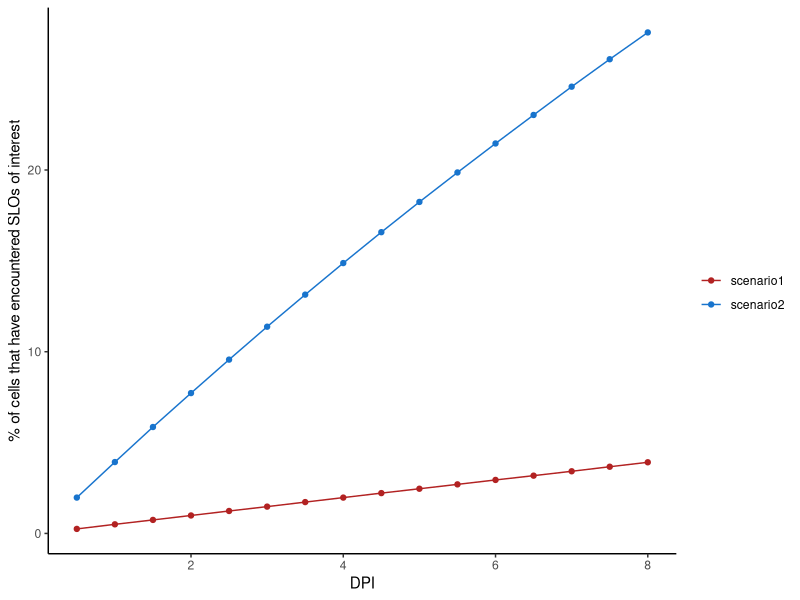

Here is the R script that generated this plot:
library(ggplot2)
library(dplyr)

# Setup key variables
n_cells <- 1000000 # In theory, we'd want the number of T cells in a mouse but any sufficiently large number is fine
n_SLO <- 400
n_chemotaxis <- 5 # number of SLOs affected by chemotaxis
n_count_SLOs_as_hits <- 1 # how many SLOs do we want to see as "seen" ? 5? 1?
weight_chemotaxis <- 0.1 # number between 0 and 1 that ascribes the amount of probability to be placed on the SLOs
non_chemotaxis_SLOs <- n_SLO-n_chemotaxis
n_rounds <- 16 # One round = 12 hours; so n_rounds/2 is number of days

scenario_1_mat <- matrix(rep(0, n_rounds*n_cells), nrow = n_cells)
scenario_2_mat <- scenario_1_mat

set.seed(14651)

# Loop is nasty in R but most readable
for(i in 1:n_rounds){
  
  # assign a SLO for each cell under a uniform probability model
  slo_assign_scenario1 <- sample(1:n_SLO, size = n_cells, replace = TRUE, prob = rep(1/n_SLO, n_SLO) )
  
  # assign a SLO for each cell under a model accounting for chemotaxis variation
  
  prob_vec_scenario2 <- c(rep(weight_chemotaxis/n_chemotaxis, n_chemotaxis), 
                rep((1-weight_chemotaxis)/(non_chemotaxis_SLOs), non_chemotaxis_SLOs))
  slo_assign_scenario2 <- sample(1:n_SLO, size = n_cells, replace = TRUE, prob = prob_vec_scenario2 )
  
  if(i > 1){
    scenario_1_mat[,i] <- (slo_assign_scenario1 <= n_count_SLOs_as_hits) | scenario_1_mat[,i-1]  # for cumulative counting
    scenario_2_mat[,i] <- (slo_assign_scenario2 <= n_count_SLOs_as_hits) | scenario_2_mat[,i-1]  # for cumulative counting
  } else {
    scenario_1_mat[,i] <- slo_assign_scenario1 <= n_count_SLOs_as_hits
    scenario_2_mat[,i] <- slo_assign_scenario2 <= n_count_SLOs_as_hits
  }
}

data.frame(
  DPI = 1:n_rounds/2,  # divide by 2 b/c we're saying there's turnover every 
  scenario1 = colMeans(scenario_1_mat), 
  scenario2 = colMeans(scenario_2_mat)
) %>% reshape2::melt(id.vars = "DPI") -> melted_df

ggplot(melted_df, aes(x = DPI, y = value *100, color = variable)) + 
  geom_point() + geom_line() +
  labs(x = "DPI", y = "% of cells that have encountered SLOs of interest", color = "") +
  theme_classic()+ scale_color_manual(values = c("firebrick", "dodgerblue3"))
  